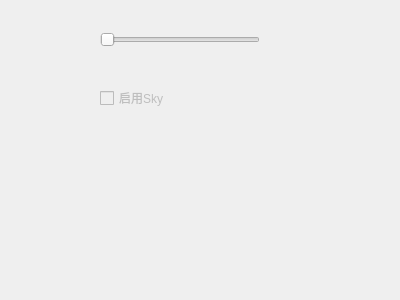
<?xml version="1.0" encoding="UTF-8"?>
<ui version="4.0">
 <class>Map3DOptions</class>
 <widget class="QDialog" name="Map3DOptions">
  <property name="geometry">
   <rect>
    <x>0</x>
    <y>0</y>
    <width>400</width>
    <height>300</height>
   </rect>
  </property>
  <property name="windowTitle">
   <string>三维地图选项</string>
  </property>
  <widget class="QSlider" name="sliderVerticalScale">
   <property name="geometry">
    <rect>
     <x>100</x>
     <y>30</y>
     <width>160</width>
     <height>20</height>
    </rect>
   </property>
   <property name="minimum">
    <number>1</number>
   </property>
   <property name="maximum">
    <number>100</number>
   </property>
   <property name="orientation">
    <enum>Qt::Horizontal</enum>
   </property>
  </widget>
  <widget class="QCheckBox" name="checkSky">
   <property name="enabled">
    <bool>false</bool>
   </property>
   <property name="geometry">
    <rect>
     <x>100</x>
     <y>90</y>
     <width>71</width>
     <height>16</height>
    </rect>
   </property>
   <property name="text">
    <string>启用Sky</string>
   </property>
  </widget>
 </widget>
 <resources/>
 <connections/>
</ui>
